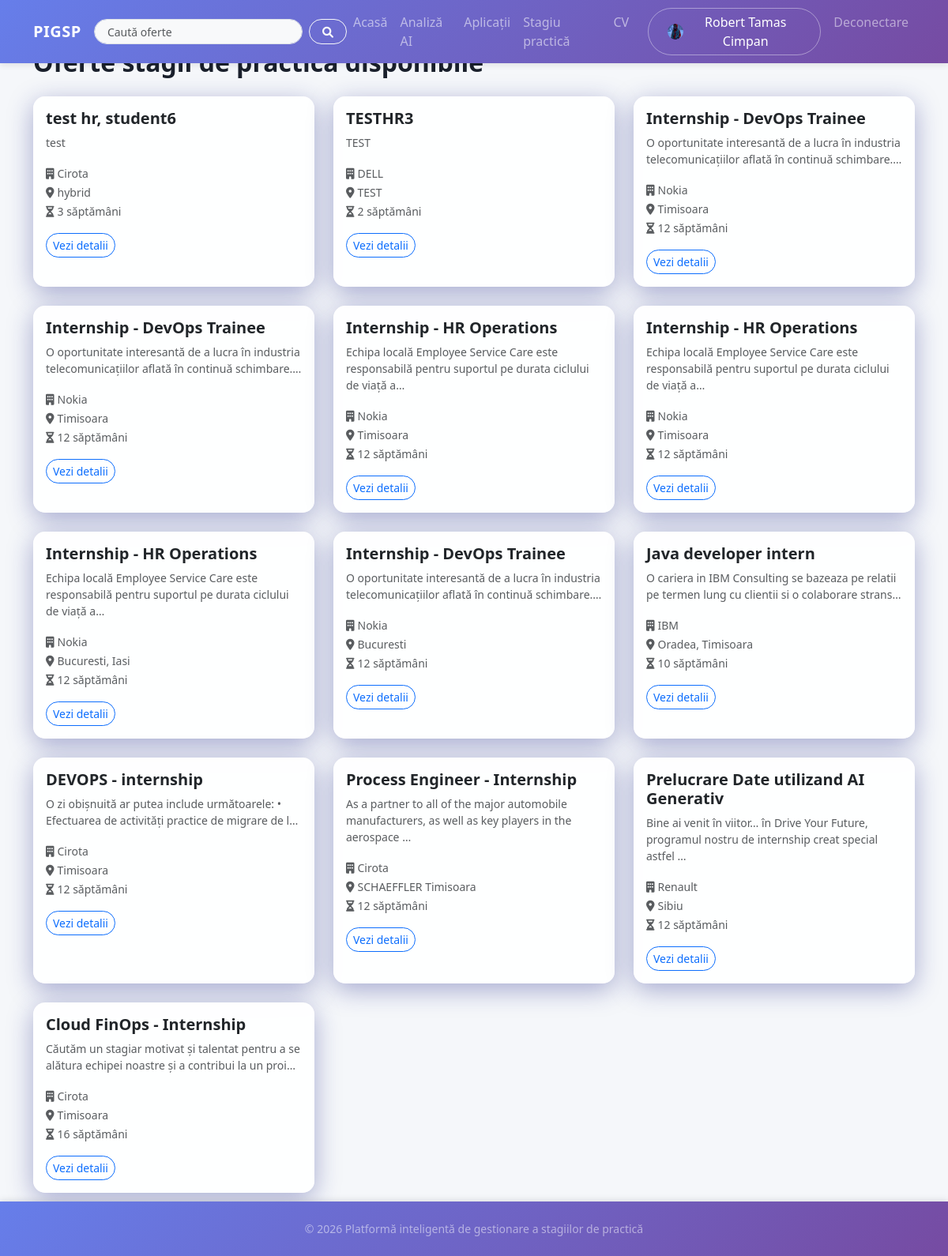
Screenshot of / (signed in) with the database file from the repository.
### accounts/models.py (models this page shows, shortened)
class User(AbstractUser):
    username_validator = UnicodeUsernameValidator()
    ROLE_CHOICES = [
        ("student", "Student"),
        ("company", "Companie"),
    ]
    username = models.CharField(
        "username",
        max_length=30,
        unique=True,
        help_text="30 de caractere sau mai puțin. Doar litere, cifre și @/./+/-/_ .",
        validators=[username_validator],
        error_messages={
            "unique": "Un utilizator cu acest nume există deja.",
        },
    )
    role = models.CharField(max_length=20, choices=ROLE_CHOICES, default="student")
    phone_number = models.CharField(max_length=15, blank=False, null=True, default=None)
    birth_date = models.DateField(null=True, blank=True)
    profile_picture = models.ImageField(
        upload_to="profile_pictures/", null=True, blank=True
    )
    class Meta:
        db_table = "auth_user"
        verbose_name = "Utilizator"
        verbose_name_plural = "Utilizatori"
    def is_student(self):
        return self.role == "student"

class CompanyProfile(models.Model):
    user = models.OneToOneField(
        User, on_delete=models.CASCADE, related_name="company_profile"
    )
    company_name = models.CharField(max_length=255)
    domain = models.CharField(max_length=50, choices=DOMAIN_CHOICES, default="altele")
    industry = models.CharField(max_length=255, blank=True)
    website = models.URLField(blank=True)
    address = models.TextField(blank=True)
    contact_person = models.CharField(max_length=255, blank=True)
    contact_phone = models.CharField(max_length=20, blank=True)
    created_at = models.DateTimeField(auto_now_add=True)
    class Meta:
        verbose_name = "Profil companie"
        verbose_name_plural = "Profile companii"

### main/models.py (models this page shows, shortened)
class InternshipOffer(models.Model):
    company = models.ForeignKey(
        User,
        on_delete=models.CASCADE,
        limit_choices_to={"role": "company"},
        related_name="internship_offers",
    )
    title = models.CharField(max_length=255)
    description = models.TextField()
    requirements = models.TextField(blank=True)
    location = models.CharField(max_length=255, blank=True)
    duration_weeks = models.IntegerField(default=12)
    start_date = models.DateField(null=True, blank=True)
    is_active = models.BooleanField(default=True)
    created_at = models.DateTimeField(auto_now_add=True)
    updated_at = models.DateTimeField(auto_now=True)
    class Meta:
        ordering = ["-created_at"]
        verbose_name = "Ofertă de stagiu"
        verbose_name_plural = "Oferte de stagiu"

### main/views.py (the view)
def home(request):
    q = (request.GET.get("q") or "").strip()
    offers = InternshipOffer.objects.filter(is_active=True)
    if q:
        offers = offers.filter(
            Q(title__icontains=q)
            | Q(description__icontains=q)
            | Q(company__company_profile__company_name__icontains=q)
        ).distinct()
    offers = offers.order_by("-created_at")
    context = {
        "offers": offers,
        "q": q,
    }
    return render(request, "main/home.html", context)

### templates/main/home.html (shortened to what this page needs)
{% extends 'base.html' %}
{% block content %}
    <h2 class="mb-4">Oferte stagii de practică disponibile</h2>
    {% if offers %}
        <div class="row g-4">
            {% for offer in offers %}
                <div class="col-md-6 col-lg-4">
                    <div class="card h-100 border-0">
                        <div class="card-body">
                            <h5 class="card-title fw-bold">{{ offer.title }}</h5>
                            <p class="card-text text-muted small mb-3">{{ offer.description|truncatechars:100 }}</p>
                            <div class="mb-3">
                                <small class="text-muted"><i class="fas fa-building me-1"></i>{{ offer.company.company_profile.company_name }}</small><br>
                                <small class="text-muted"><i class="fas fa-map-marker-alt me-1"></i>{{ offer.location|default:"Nespecificată" }}</small><br>
                                <small class="text-muted"><i class="fas fa-hourglass-half me-1"></i>{{ offer.duration_weeks }} săptămâni</small>
                            </div>
                            <a href="{% url 'offer_details' offer.pk %}" class="btn btn-sm btn-outline-primary rounded-pill">Vezi detalii</a>
                        </div>
                    </div>
                </div>
            {% endfor %}
        </div>
    {% else %}
        <div class="empty-state-centered">
            <p class="text-muted">Nu există oferte de stagii de practică disponibile în acest moment.</p>
        </div>
    {% endif %}
{% endblock %}

### templates/base.html (shortened to what this page needs)
{% load static %}
<!DOCTYPE html>
<html lang="ro">
<head>
    <link href="https://cdn.jsdelivr.net/npm/bootstrap@5.3.0/dist/css/bootstrap.min.css" rel="stylesheet">
    <link rel="stylesheet" href="https://cdnjs.cloudflare.com/ajax/libs/font-awesome/6.0.0/css/all.min.css">
    <link rel="stylesheet" href="{% static 'css/style.css' %}">
</head>
<body>
    <nav class="navbar navbar-expand-lg navbar-dark bg-transparent mb-4">
        <div class="container">
            <a class="navbar-brand fw-bold" href="{% url 'home' %}">
                PIGSP
            </a>
            <div class="collapse navbar-collapse" id="navbarNav">
                <form class="d-flex align-items-center mx-lg-auto my-2 my-lg-0 w-100" method="get" action="{% url 'home' %}" role="search" style="max-width: 320px;">
                    <input class="form-control form-control-sm rounded-pill me-2" type="text" name="q" value="{{ q|default:'' }}" placeholder="Caută oferte" aria-label="Caută oferte" style="height: 32px;">
                    <button class="btn btn-outline-light btn-sm rounded-pill px-3" type="submit" aria-label="Caută" style="height: 32px;">
                        <i class="fas fa-search"></i>
                    </button>
                </form>
                <ul class="navbar-nav ms-auto">
                    <li class="nav-item"><a class="nav-link" href="{% url 'home' %}">Acasă</a></li>
                    {% if user.is_authenticated %}
                        {% if user.is_student %}
                            <li class="nav-item"><a class="nav-link" href="{% url 'smart_match' %}">Analiză AI</a></li>
                            <li class="nav-item"><a class="nav-link" href="{% url 'my_applications' %}">Aplicații</a></li>
                            <li class="nav-item"><a class="nav-link" href="{% url 'my_internship' %}">Stagiu practică</a></li>
                            <li class="nav-item"><a class="nav-link" href="{% url 'view_cv' %}">CV</a></li>
                        {% elif user.is_company %}
                            <li class="nav-item"><a class="nav-link" href="{% url 'company_my_offers' %}">Ofertele mele</a></li>
                            <li class="nav-item"><a class="nav-link" href="{% url 'company_candidates' %}">Candidați</a></li>
                        {% endif %}
                        <li class="nav-item ms-lg-3">
                            <a class="nav-link btn btn-white-outline px-4 d-flex align-items-center gap-2" href="{% url 'profile' %}">
                                {% if user.profile_picture %}
                                    <img src="{{ user.profile_picture.url }}" alt="Profil" class="rounded-circle" style="width: 20px; height: 20px; object-fit: cover;">
                                {% else %}
                                    <div class="rounded-circle bg-light d-flex align-items-center justify-content-center" style="width: 20px; height: 20px;">
                                        <i class="fas fa-user text-muted" style="font-size: 14px;"></i>
                                    </div>
                                {% endif %}
                                {{ user.get_full_name|default:user.username }}
                            </a>
                        </li>
                        <li class="nav-item">
                            <form action="{% url 'logout' %}" method="post" class="d-inline">
                                <button type="submit"
                                    class="nav-link btn btn-link border-0 text-white-50 ms-2">Deconectare</button>
                            </form>
                        </li>
                    {% else %}
                        <li class="nav-item"><a class="nav-link" href="{% url 'login' %}">Autentificare</a></li>
                        <li class="nav-item ms-2">
                            <a class="btn btn-light rounded-pill px-4 fw-bold text-primary"
                                href="{% url 'register' %}">Înregistrare</a>
                        </li>
                    {% endif %}
                </ul>
            </div>
        </div>
    </nav>
    <div class="container main-container">
        {% block content %}{% endblock %}
    </div>
    <footer class="text-center text-white-50 mt-5 py-4">
        <p class="mb-0 small">&copy; 2026 Platformă inteligentă de gestionare a stagiilor de practică</p>
    </footer>
</body>
</html>

### static/css/style.css (style rules this page uses)
body { background: #f5f7fa; min-height: 100vh; font-family: 'Segoe UI', Tahoma, Geneva, Verdana, sans-serif; color: #2c3e50; display: flex; flex-direction: column; padding-top: 60px; padding-bottom: 80px; }
h1, h2, h3, h4, h5, h6 { color: #1a202c; }
.main-container h2 { color: #1a202c; font-weight: 700; }
.main-container { flex: 1 0 auto; }
footer { flex-shrink: 0; background: linear-gradient(135deg, #667eea 0%, #764ba2 100%); color: white; position: fixed; bottom: 0; left: 0; right: 0; box-shadow: 0 -2px 8px rgba(0,0,0,0.1); }
.navbar { background: linear-gradient(135deg, #667eea 0%, #764ba2 100%) !important; position: fixed; top: 0; left: 0; right: 0; z-index: 1030; box-shadow: 0 2px 8px rgba(0,0,0,0.1); }
.card { background: rgba(255, 255, 255, 0.95); border: none; border-radius: 15px; box-shadow: 0 8px 32px 0 rgba(31, 38, 135, 0.37); transition: transform 0.2s; }
.navbar-brand { letter-spacing: 0.5px; }
.nav-link { font-weight: 500; transition: all 0.2s; }
.btn-white-outline { border: 1px solid rgba(255,255,255,0.4); color: white; border-radius: 50px; padding: 5px 25px; position: relative; top: 2px; }
.form-control, .form-select { border-radius: 10px; background-color: #f8f9fa; border: 1px solid #dee2e6; padding: 0.75rem 1rem; }
a { text-decoration: none; }

### rows the page displays
InternshipOffer: title "test hr, student6", description "test", company.company_profile.company_name "Cirota", location "hybrid", duration_weeks "3"
InternshipOffer: title "TESTHR3", description "TEST", company.company_profile.company_name "DELL", location "TEST", duration_weeks "2"
InternshipOffer: title "Internship - DevOps Trainee", description "O oportunitate interesantă de a lucra în industria telecomunicațiilor aflată în continuă schimbare.…", company.company_profile.company_name "Nokia", location "Timisoara", duration_weeks "12"
InternshipOffer: title "Internship - DevOps Trainee", description "O oportunitate interesantă de a lucra în industria telecomunicațiilor aflată în continuă schimbare.…", company.company_profile.company_name "Nokia", location "Timisoara", duration_weeks "12"
InternshipOffer: title "Internship - HR Operations", description "Echipa locală Employee Service Care este responsabilă pentru suportul pe durata ciclului de viață a…", company.company_profile.company_name "Nokia", location "Timisoara", duration_weeks "12"
InternshipOffer: title "Internship - HR Operations", description "Echipa locală Employee Service Care este responsabilă pentru suportul pe durata ciclului de viață a…", company.company_profile.company_name "Nokia", location "Timisoara", duration_weeks "12"
InternshipOffer: title "Internship - HR Operations", description "Echipa locală Employee Service Care este responsabilă pentru suportul pe durata ciclului de viață a…", company.company_profile.company_name "Nokia", location "Bucuresti, Iasi", duration_weeks "12"
InternshipOffer: title "Internship - DevOps Trainee", description "O oportunitate interesantă de a lucra în industria telecomunicațiilor aflată în continuă schimbare.…", company.company_profile.company_name "Nokia", location "Bucuresti", duration_weeks "12"
InternshipOffer: title "Java developer intern", description "O cariera in IBM Consulting se bazeaza pe relatii pe termen lung cu clientii si o colaborare strans…", company.company_profile.company_name "IBM", location "Oradea, Timisoara", duration_weeks "10"
InternshipOffer: title "DEVOPS - internship", description "O zi obișnuită ar putea include următoarele: • Efectuarea de activități practice de migrare de l…", company.company_profile.company_name "Cirota", location "Timisoara", duration_weeks "12"
InternshipOffer: title "Process Engineer - Internship", description "As a partner to all of the major automobile manufacturers, as well as key players in the aerospace …", company.company_profile.company_name "Cirota", location "SCHAEFFLER Timisoara", duration_weeks "12"
InternshipOffer: title "Prelucrare Date utilizand AI Generativ", description "Bine ai venit în viitor… în Drive Your Future, programul nostru de internship creat special astfel …", company.company_profile.company_name "Renault", location "Sibiu", duration_weeks "12"
InternshipOffer: title "Cloud FinOps - Internship", description "Căutăm un stagiar motivat și talentat pentru a se alătura echipei noastre și a contribui la un proi…", company.company_profile.company_name "Cirota", location "Timisoara", duration_weeks "16"

### other values shown
{{ user.get_full_name|default:user.username }} "Robert Tamas Cimpan"
